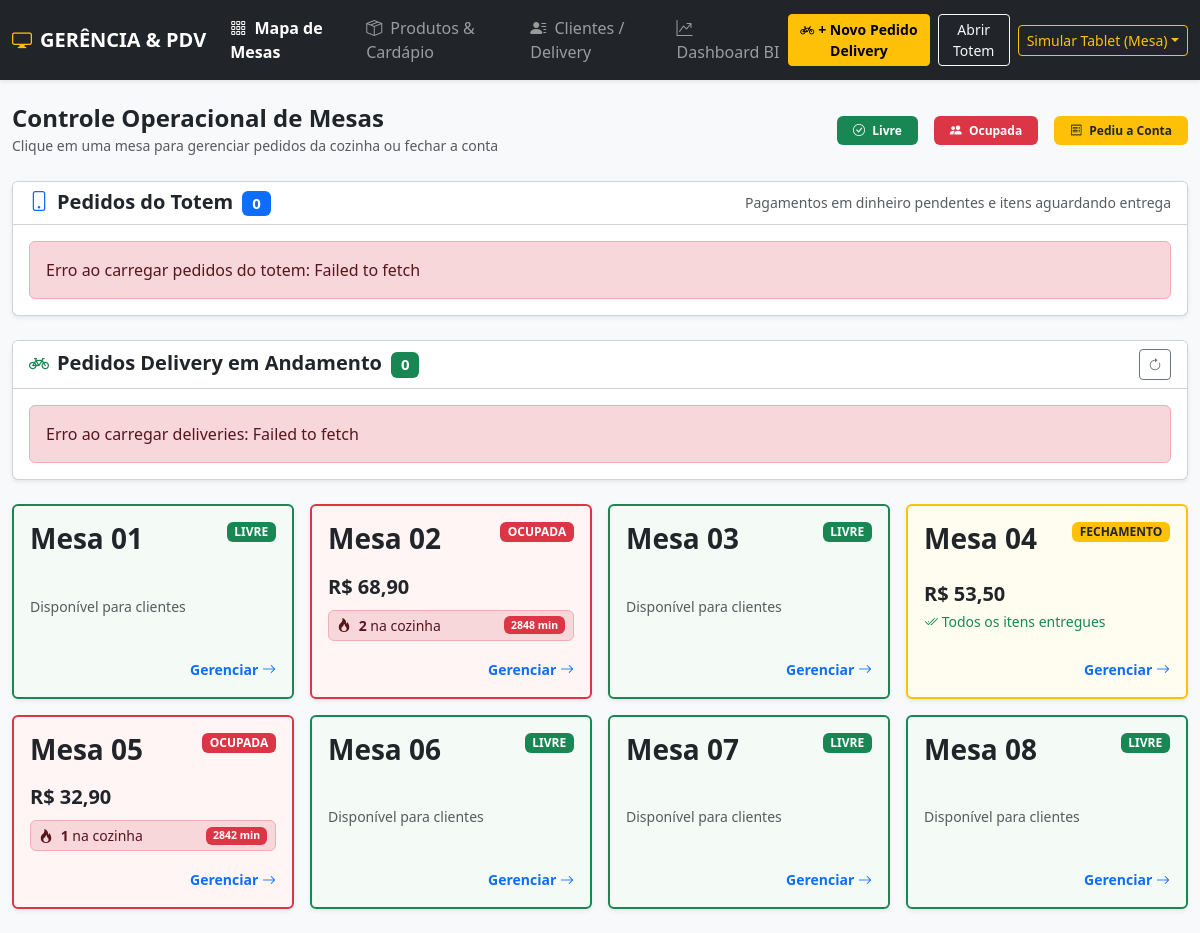
/caixa/index.php, run on the app's committed database.
### tables this page shows
CREATE TABLE mesas (
    id INT AUTO_INCREMENT PRIMARY KEY,
    numero INT NOT NULL UNIQUE,
    status ENUM('livre', 'ocupada', 'fechamento') DEFAULT 'livre'
);

CREATE TABLE pedidos (
    id INT AUTO_INCREMENT PRIMARY KEY,
    origem ENUM('totem', 'tablet', 'web') NOT NULL,
    tipo_pedido ENUM('mesa', 'totem', 'delivery') NOT NULL DEFAULT 'mesa',
    id_cliente INT NULL,
    taxa_entrega DECIMAL(10,2) NOT NULL DEFAULT 0.00,
    status_delivery ENUM('em_preparo', 'saiu_entrega', 'entregue', 'cancelado') NULL,
    tipo_consumo ENUM('local', 'viagem') DEFAULT 'local',
    id_mesa INT NULL,
    forma_pagamento VARCHAR(50) DEFAULT 'Dinheiro',
    status_conta ENUM('aberta', 'fechada') DEFAULT 'aberta',
    total DECIMAL(10,2) DEFAULT 0.00,
    data_abertura DATETIME DEFAULT CURRENT_TIMESTAMP,
    data_fechamento DATETIME NULL,
    FOREIGN KEY (id_mesa) REFERENCES mesas(id) ON DELETE SET NULL,
    FOREIGN KEY (id_cliente) REFERENCES clientes(id) ON DELETE SET NULL
);

### caixa/index.php (the view, shortened to what this page needs)
<?php
require_once '../config/db.php';
$sqlMesas = "
    SELECT
        m.id,
        m.numero,
        m.status,
        p.id AS id_pedido,
        (SELECT COUNT(*) FROM itens_pedido ip WHERE ip.id_pedido = p.id AND ip.status_item = 'na_cozinha') AS qtd_cozinha,
        (SELECT MAX(TIMESTAMPDIFF(MINUTE, ip.timestamp_pedido, NOW())) FROM itens_pedido ip WHERE ip.id_pedido = p.id AND ip.status_item = 'na_cozinha') AS max_espera,
        (SELECT COALESCE(SUM(ip.quantidade * ip.preco_unitario), 0) FROM itens_pedido ip WHERE ip.id_pedido = p.id) AS valor_parcial
    FROM mesas m
    LEFT JOIN pedidos p ON p.id_mesa = m.id AND p.status_conta = 'aberta'
    ORDER BY m.numero ASC
";
$mesas = $pdo->query($sqlMesas)->fetchAll();
?>
<!DOCTYPE html>
<html lang="pt-BR">
<head>
    <link href="https://cdn.jsdelivr.net/npm/bootstrap@5.3.3/dist/css/bootstrap.min.css" rel="stylesheet">
    <link rel="stylesheet" href="https://cdn.jsdelivr.net/npm/bootstrap-icons@1.11.3/font/bootstrap-icons.min.css">
    <link rel="stylesheet" href="../assets/css/style.css">
</head>
<body class="bg-light">
    <nav class="navbar navbar-expand-lg navbar-dark bg-dark shadow-sm">
        <div class="container-fluid">
            <a class="navbar-brand fw-bold" href="index.php">
                <i class="bi bi-display me-2 text-warning"></i>GERÊNCIA & PDV
            </a>
            <div class="collapse navbar-collapse">
                <ul class="navbar-nav me-auto mb-2 mb-lg-0">
                    <li class="nav-item">
                        <a class="nav-link active fw-semibold" href="index.php"><i class="bi bi-grid-3x3-gap me-1"></i> Mapa de Mesas</a>
                    </li>
                    <li class="nav-item">
                        <a class="nav-link" href="produtos.php"><i class="bi bi-box-seam me-1"></i> Produtos & Cardápio</a>
                    </li>
                    <li class="nav-item"><a class="nav-link" href="clientes.php"><i class="bi bi-person-lines-fill me-1"></i> Clientes / Delivery</a></li>
                    <li class="nav-item">
                        <a class="nav-link" href="dashboard.php"><i class="bi bi-graph-up-arrow me-1"></i> Dashboard BI</a>
                    </li>
                </ul>
                <div class="d-flex gap-2 align-items-center">
                    <button class="btn btn-warning btn-sm fw-semibold" type="button" onclick="abrirNovoDelivery()"><i class="bi bi-bicycle me-1"></i>+ Novo Pedido Delivery</button>
                    <a href="../totem/index.php" target="_blank" class="btn btn-outline-light btn-sm">Abrir Totem</a>
                    <div class="dropdown">
                        <button class="btn btn-outline-warning btn-sm dropdown-toggle" type="button" data-bs-toggle="dropdown" aria-expanded="false">Simular Tablet (Mesa)</button>
                    </div>
                </div>
            </div>
        </div>
    </nav>
    <div class="container-fluid py-4">
        <div class="d-flex flex-wrap justify-content-between align-items-center mb-4">
            <div>
                <h4 class="mb-0 fw-bold">Controle Operacional de Mesas</h4>
                <small class="text-muted">Clique em uma mesa para gerenciar pedidos da cozinha ou fechar a conta</small>
            </div>
            <div class="d-flex gap-3 mt-2 mt-md-0">
                <span class="badge bg-success px-3 py-2"><i class="bi bi-check-circle me-1"></i> Livre</span>
                <span class="badge bg-danger px-3 py-2"><i class="bi bi-people-fill me-1"></i> Ocupada</span>
                <span class="badge bg-warning text-dark px-3 py-2"><i class="bi bi-receipt me-1"></i> Pediu a Conta</span>
            </div>
        </div>
        <div class="card shadow-sm mb-4">
            <div class="card-header bg-white d-flex justify-content-between align-items-center">
                <h5 class="mb-0 fw-bold"><i class="bi bi-phone me-2 text-primary"></i>Pedidos do Totem
                    <span class="badge bg-primary ms-1" id="pedidosTotemQtd">0</span></h5>
                <small class="text-muted">Pagamentos em dinheiro pendentes e itens aguardando entrega</small>
            </div>
            <div class="card-body" id="pedidosTotem">
            </div>
        </div>
        <div class="card shadow-sm mb-4">
            <div class="card-header bg-white d-flex justify-content-between align-items-center">
                <h5 class="mb-0 fw-bold"><i class="bi bi-bicycle me-2 text-success"></i>Pedidos Delivery em Andamento <span class="badge bg-success ms-1" id="pedidosDeliveryQtd">0</span></h5>
                <button class="btn btn-sm btn-outline-secondary" type="button" onclick="carregarPedidosDelivery()" aria-label="Atualizar pedidos delivery"><i class="bi bi-arrow-clockwise"></i></button>
            </div>
            <div class="card-body" id="pedidosDelivery"><div class="text-center py-2"><div class="spinner-border spinner-border-sm text-success"></div></div></div>
        </div>
        <div class="row g-3">
            <?php foreach ($mesas as $mesa):
                $cardClass = 'mesa-livre border-success';
                $badgeClass = 'bg-success';
                $statusTexto = 'LIVRE';
                if ($mesa['status'] === 'ocupada') {
                    $cardClass = 'mesa-ocupada border-danger';
                    $badgeClass = 'bg-danger';
                    $statusTexto = 'OCUPADA';
                } elseif ($mesa['status'] === 'fechamento') {
                    $cardClass = 'mesa-fechamento border-warning';
                    $badgeClass = 'bg-warning text-dark';
                    $statusTexto = 'FECHAMENTO';
                }
            ?>
                <div class="col-12 col-sm-6 col-md-4 col-lg-3">
                    <div class="card h-100 shadow-sm border-2 mesa-card <?= $cardClass ?>"
                        data-mesa-id="<?= (int)$mesa['id'] ?>" onclick="abrirModalMesa(<?= $mesa['id'] ?>)" style="cursor: pointer;">
                        <div class="card-body d-flex flex-column justify-content-between">
                            <div class="d-flex justify-content-between align-items-start">
                                <h3 class="fw-bold mb-0">Mesa <?= str_pad($mesa['numero'], 2, '0', STR_PAD_LEFT) ?></h3>
                                <span class="badge <?= $badgeClass ?> mesa-status-label"><?= $statusTexto ?></span>
                            </div>
                            <div class="my-3 mesa-info" data-status="<?= htmlspecialchars($mesa['status'], ENT_QUOTES, 'UTF-8') ?>" data-valor="<?= (float)$mesa['valor_parcial'] ?>" data-cozinha="<?= (int)$mesa['qtd_cozinha'] ?>" data-id-pedido="<?= (int)($mesa['id_pedido'] ?? 0) ?>">
                                <p class="text-muted small mb-0 mesa-livre-texto <?= $mesa['status'] === 'livre' ? '' : 'd-none' ?>">Disponível para clientes</p>
                                <div class="fs-5 fw-bold text-dark mesa-valor <?= $mesa['status'] === 'livre' ? 'd-none' : '' ?>">R$ <?= number_format($mesa['valor_parcial'], 2, ',', '.') ?></div>
                                <div class="alert alert-danger py-1 px-2 mt-2 mb-0 small d-flex justify-content-between align-items-center mesa-cozinha <?= $mesa['qtd_cozinha'] > 0 && $mesa['status'] !== 'livre' ? '' : 'd-none' ?>">
                                    <span><i class="bi bi-fire me-1"></i> <strong class="mesa-qtd-cozinha"><?= (int)$mesa['qtd_cozinha'] ?></strong> na cozinha</span>
                                    <span class="badge bg-danger"><span class="mesa-max-espera"><?= (int)($mesa['max_espera'] ?? 0) ?></span> min</span>
                                </div>
                                <small class="text-success mesa-entregues <?= (int)$mesa['qtd_cozinha'] === 0 && $mesa['status'] !== 'livre' ? '' : 'd-none' ?>"><i class="bi bi-check2-all"></i> Todos os itens entregues</small>
                            </div>
                            <div class="text-end">
                                <small class="text-primary fw-semibold">Gerenciar <i class="bi bi-arrow-right"></i></small>
                            </div>
                        </div>
                    </div>
                </div>
            <?php endforeach; ?>
        </div>
    </div>
</body>
</html>

### assets/css/style.css (style rules this page uses)
.mesa-card { transition: transform 0.15s ease, box-shadow 0.15s ease; }
.mesa-livre { background-color: #f4fbf7; }
.mesa-ocupada { background-color: #fff5f5; }
.mesa-fechamento { background-color: #fffdf0; animation: pulsoFechamento 2s infinite; }
@media (min-width: 992px) { .mesa-card .card-body { padding: 1rem; } }

### data on the page
mesas: numero "01", statusTexto "LIVRE"
pedidos: id_mesa.numero "02", id_mesa.status "OCUPADA", valor_parcial "68,90", qtd_cozinha "2", max_espera "2848"
mesas: numero "03", statusTexto "LIVRE"
pedidos: id_mesa.numero "04", id_mesa.status "FECHAMENTO", valor_parcial "53,50"
pedidos: id_mesa.numero "05", id_mesa.status "OCUPADA", valor_parcial "32,90", qtd_cozinha "1", max_espera "2842"
mesas: numero "06", statusTexto "LIVRE"
mesas: numero "07", statusTexto "LIVRE"
mesas: numero "08", statusTexto "LIVRE"
